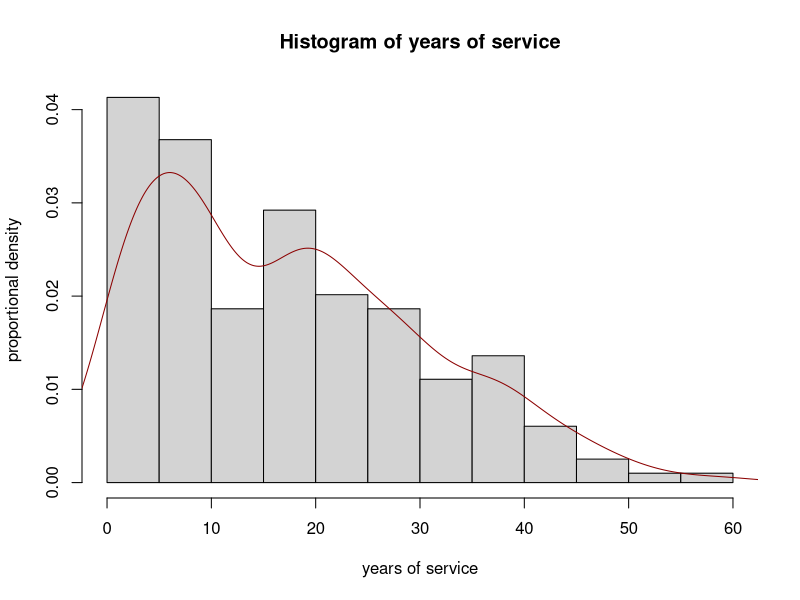
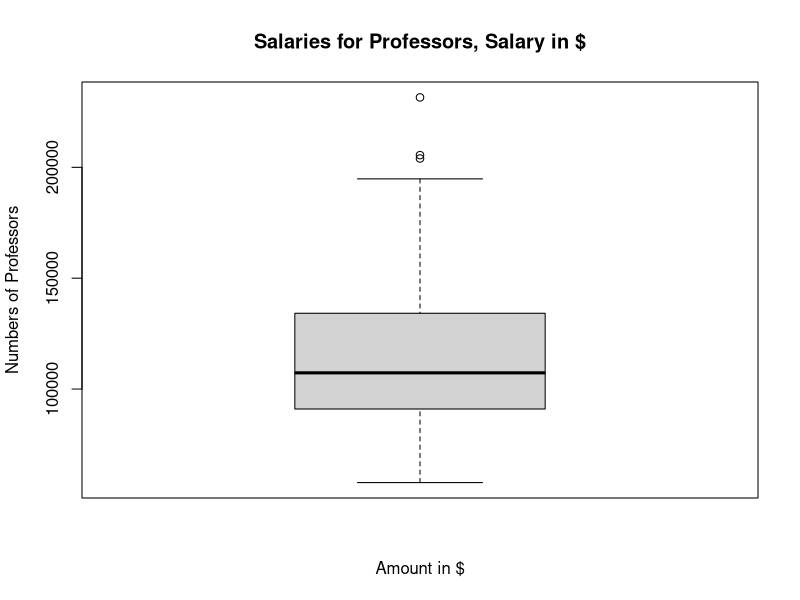
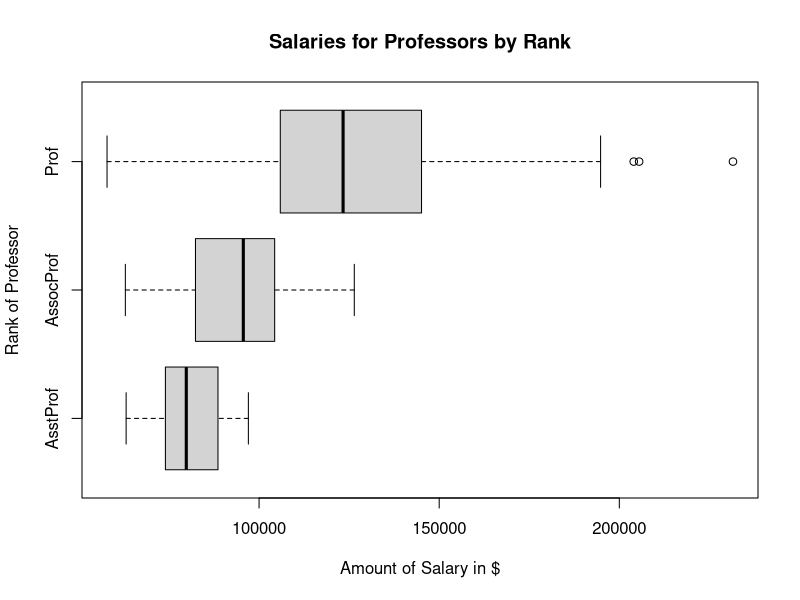
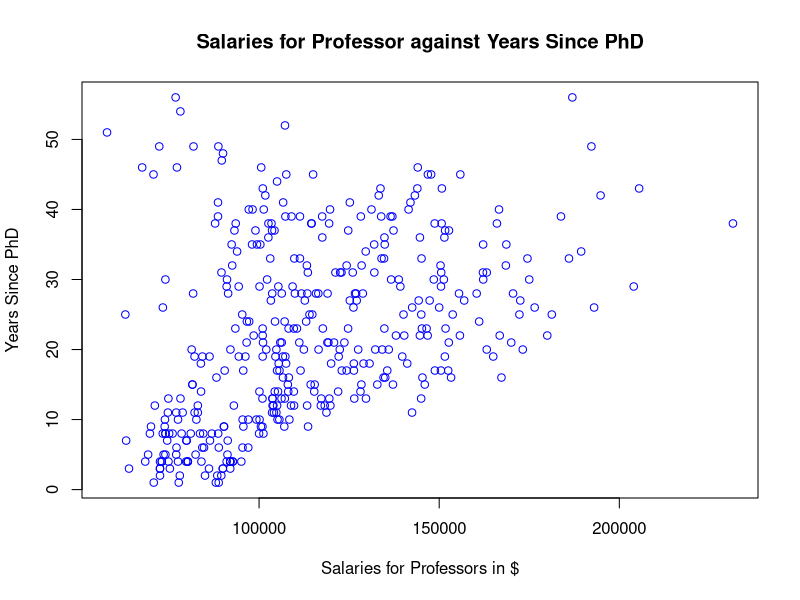
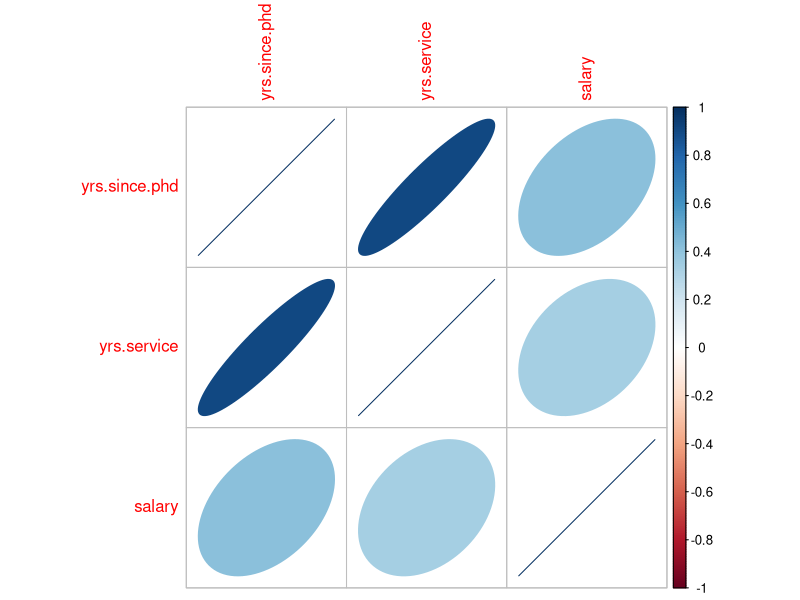

These figures' R source, in order:
## ---- chunk 1
knitr::opts_chunk$set(echo = FALSE, warning=FALSE, message=FALSE)
## ---- chunk 2
library(car)
library(corrplot)
data <- Salaries

dimensions <- dim(data)
## ---- chunk 3
data.df <- data.frame(data)
num_of_profs <- sum(subset(data.df$rank == 'Prof', data.df$yrs.service > 40))
## ---- chunk 4
salary <- nrow(subset(data, salary > 150000))
salary
## ---- chunk 5
mean_salary <- mean((subset(data$salary, data.df$rank == 'Prof', data.df$yrs.service > 20)))
mean_salary
## ---- chunk 6
summary(data)
## ---- chunk 7
tab <- table(data$sex, data$rank)
knitr::kable(
  head(tab[, 1:3], 3), caption = 'counts of men and women by rank'
)
tab2 <- prop.table(tab)
knitr::kable(
  head(tab2[, 1:3], 3), caption = 'proportions of men and women by rank'
)
## ---- chunk 8
hist(data$yrs.service, 
     freq=FALSE, 
     xlab="years of service",
     ylab="proportional density", 
     main="Histogram of years of service")
lines(density(data$yrs.service), type="l", col="darkred")
## ---- chunk 9
boxplot(data.df$salary,
        main = "Salaries for Professors, Salary in $",
        xlab = "Amount in $",
        ylab = "Numbers of Professors")
## ---- chunk 10
boxplot(data.df$salary ~data.df$rank,
        main = "Salaries for Professors by Rank",
        xlab = "Amount of Salary in $",
        ylab = "Rank of Professor",
        horizontal = TRUE)
## ---- chunk 11
plot(data.df$salary, data.df$yrs.since.phd,
     main = "Salaries for Professor against Years Since PhD",
     xlab = "Salaries for Professors in $",
     ylab = "Years Since PhD",
     col = "blue")
## ---- chunk 12
num_data <- data[, sapply(data, is.numeric)]
cor(num_data) #correlation cor.test()
## ---- chunk 13
cor.test(data$yrs.since.phd, data$salary)
cor.test(data$yrs.service, data$salary)
## ---- chunk 14
corrplot(corr=cor(num_data), method ="ellipse")
